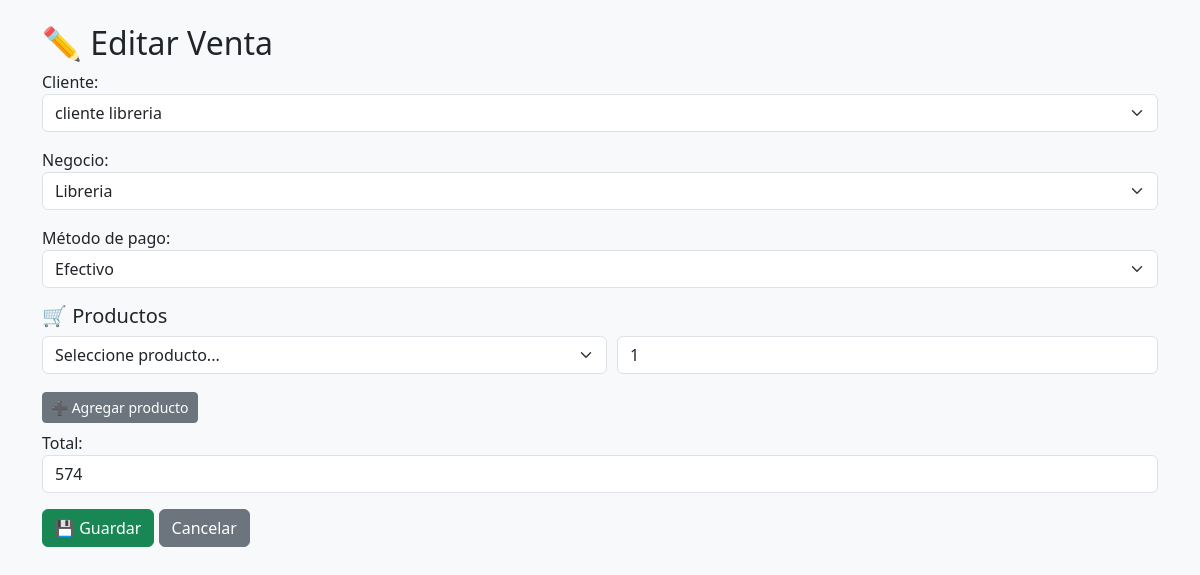
The page /farmacia/ventas/ventas_form.php?id=6 on the database its author committed.
### tables this page shows
CREATE TABLE `ventas` (
  `id_venta` int(11) NOT NULL,
  `id_negocio` int(11) DEFAULT NULL,
  `id_usuario` int(11) DEFAULT NULL,
  `fecha` date DEFAULT NULL,
  `total` varchar(255) DEFAULT NULL,
  `metodo_pago` varchar(255) DEFAULT NULL,
  `solicitud` varchar(255) DEFAULT NULL
);

CREATE TABLE `negocios` (
  `id_negocio` int(11) NOT NULL,
  `nombre` varchar(255) DEFAULT NULL,
  `descripcion` text DEFAULT NULL
);

### farmacia/ventas/ventas_form.php (the view, shortened to what this page needs)
<?php
include("../../backend/conexion.php");
$id = $_GET['id'] ?? null;
$fecha = $total = $solicitud = "";
$id_usuario = $id_negocio = "";
if ($id) {
    $sql = "SELECT * FROM ventas WHERE id_venta = $id";
    $venta = $conn->query($sql)->fetch_assoc();
    $total = $venta['total'];
    $solicitud = $venta['solicitud'];
    $id_usuario = $venta['id_usuario'];
    $id_negocio = $venta['id_negocio'];
}
$usuarios = $conn->query("SELECT id_usuario, CONCAT(nombre,' ',apellido) as nombre FROM usuarios WHERE id_rol = 3");
$negocios = $conn->query("SELECT * FROM negocios");
?>
<!DOCTYPE html>
<html lang="es">
<head>
  <link href="https://cdn.jsdelivr.net/npm/bootstrap@5.3.3/dist/css/bootstrap.min.css" rel="stylesheet">
</head>
<body class="bg-light">
<div class="container mt-4">
  <h2><?= $id ? "✏️ Editar Venta" : "➕ Nueva Venta" ?></h2>
  <form method="post" action="ventas_guardar.php">
    <div class="mb-3">
      <label>Cliente:</label>
      <select name="id_usuario" class="form-select" required>
        <?php while($u = $usuarios->fetch_assoc()) { ?>
          <option value="<?= $u['id_usuario'] ?>" <?= ($u['id_usuario']==$id_usuario)?"selected":"" ?>>
            <?= $u['nombre'] ?>
          </option>
        <?php } ?>
      </select>
    </div>
    <div class="mb-3">
      <label>Negocio:</label>
      <select name="id_negocio" class="form-select" required>
        <?php while($n = $negocios->fetch_assoc()) { ?>
          <option value="<?= $n['id_negocio'] ?>" <?= ($n['id_negocio']==$id_negocio)?"selected":"" ?>>
            <?= $n['nombre'] ?>
          </option>
        <?php } ?>
      </select>
    </div>
    <div class="mb-3">
      <label>Método de pago:</label>
      <select name="solicitud" class="form-select" required>
        <option value="Efectivo" <?= $solicitud=="Efectivo"?"selected":"" ?>>Efectivo</option>
      </select>
    </div>
    <h5>🛒 Productos</h5>
    <div id="productos-container">
      <div class="producto-row">
        <select name="productos[]" class="form-select" required>
          <option value="">Seleccione producto...</option>
        </select>
        <input type="number" name="cantidades[]" class="form-control" placeholder="Cantidad" min="1" value="1" required>
      </div>
    </div>
    <button type="button" class="btn btn-sm btn-secondary my-2" onclick="agregarProducto()">➕ Agregar producto</button>
    <div class="mb-3">
      <label>Total:</label>
      <input type="text" id="total" name="total" class="form-control" value="<?= $total ?>" readonly>
    </div>
    <button type="submit" class="btn btn-success">💾 Guardar</button>
    <a href="ventas_listar.php" class="btn btn-secondary">Cancelar</a>
  </form>
</div>
</body>
</html>

### farmacia/ventas/ventas_form.php (style rules this page uses)
.producto-row { display:flex; align-items:center; gap:10px; margin-bottom:10px; }
.producto-row select, .producto-row input { flex:1; }

### rows shown on the page
ventas: id_usuario "cliente libreria", id_negocio "Libreria", total "574"
